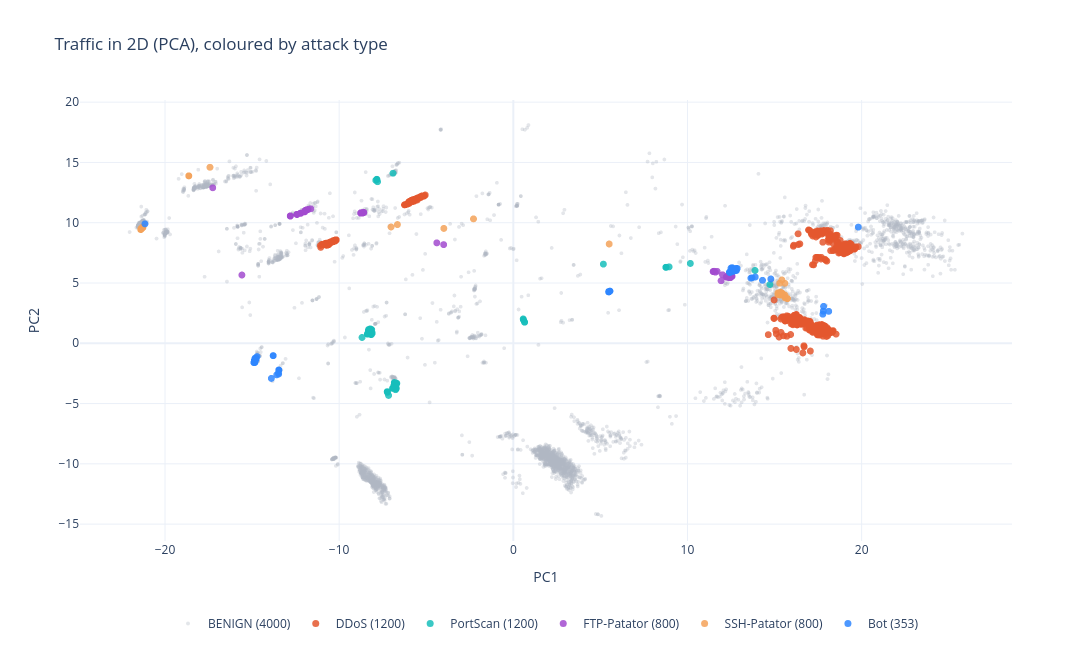

The code cell stored with this chart in its notebook:
### Code cell
viz = PCA(n_components=2, random_state=42).fit(X_train)

# take a fixed number from each class, otherwise the rare attacks
# get almost no points and you can't see them at all
rng = np.random.default_rng(42)
cap = {'BENIGN': 4000, 'DDoS': 1200, 'PortScan': 1200,
       'FTP-Patator': 800, 'SSH-Patator': 800, 'Bot': 800}

sub = []
for a in cap:
    w = np.where(attack_type == a)[0]
    if len(w) > 0:
        sub.append(rng.choice(w, size=min(cap[a], len(w)), replace=False))
sub = np.concatenate(sub)

Z = viz.transform(X_test[sub])

colors = {'BENIGN': '#B0B7C3', 'DDoS': '#E4572E', 'PortScan': '#17BEBB',
          'FTP-Patator': '#A24BCF', 'SSH-Patator': '#F4A259', 'Bot': '#2E86FF'}

fig = go.Figure()
# benign first so the attacks get drawn on top of it
for a in ['BENIGN', 'DDoS', 'PortScan', 'FTP-Patator', 'SSH-Patator', 'Bot']:
    m = attack_type[sub] == a
    if m.sum() == 0:
        continue
    fig.add_trace(go.Scattergl(
        x=Z[m, 0], y=Z[m, 1], mode='markers',
        name="%s (%d)" % (a, m.sum()),
        marker=dict(size=4 if a == 'BENIGN' else 7,
                    color=colors[a],
                    opacity=0.35 if a == 'BENIGN' else 0.85,
                    line=dict(width=0)),
        customdata=s_te[sub][m],
        hovertemplate='PC1 %{x:.2f}<br>PC2 %{y:.2f}<br>score %{customdata:.4f}'
                      '<extra>' + a + '</extra>'))

fig.update_layout(title='Traffic in 2D (PCA), coloured by attack type',
                  xaxis_title='PC1', yaxis_title='PC2',
                  width=1250, height=650, template='plotly_white',
                  legend=dict(orientation='h', yanchor='bottom', y=-0.22,
                              xanchor='center', x=0.5))
fig.show()
fig.write_html('pca_scatter_interactive.html', include_plotlyjs='cdn')

### Figure 1 — Plotly figure (JSON) as saved in the notebook; plotly's stock layout.template omitted (floating-point values rounded to 4 significant figures; data arrays with more than 128 entries replaced by an {"elided": "..."} marker saying what was removed)
{"data": [{"customdata": {"elided": "4000 float values"}, "hovertemplate": "PC1 %{x:.2f}<br>PC2 %{y:.2f}<br>score %{customdata:.4f}<extra>BENIGN</extra>", "marker": {"color": "#B0B7C3", "line": {"width": 0}, "opacity": 0.35, "size": 4}, "mode": "markers", "name": "BENIGN (4000)", "type": "scattergl", "x": {"elided": "4000 float values"}, "y": {"elided": "4000 float values"}}, {"customdata": {"elided": "1200 float values"}, "hovertemplate": "PC1 %{x:.2f}<br>PC2 %{y:.2f}<br>score %{customdata:.4f}<extra>DDoS</extra>", "marker": {"color": "#E4572E", "line": {"width": 0}, "opacity": 0.85, "size": 7}, "mode": "markers", "name": "DDoS (1200)", "type": "scattergl", "x": {"elided": "1200 float values"}, "y": {"elided": "1200 float values"}}, {"customdata": {"elided": "1200 float values"}, "hovertemplate": "PC1 %{x:.2f}<br>PC2 %{y:.2f}<br>score %{customdata:.4f}<extra>PortScan</extra>", "marker": {"color": "#17BEBB", "line": {"width": 0}, "opacity": 0.85, "size": 7}, "mode": "markers", "name": "PortScan (1200)", "type": "scattergl", "x": {"elided": "1200 float values"}, "y": {"elided": "1200 float values"}}, {"customdata": {"elided": "800 float values"}, "hovertemplate": "PC1 %{x:.2f}<br>PC2 %{y:.2f}<br>score %{customdata:.4f}<extra>FTP-Patator</extra>", "marker": {"color": "#A24BCF", "line": {"width": 0}, "opacity": 0.85, "size": 7}, "mode": "markers", "name": "FTP-Patator (800)", "type": "scattergl", "x": {"elided": "800 float values"}, "y": {"elided": "800 float values"}}, {"customdata": {"elided": "800 float values"}, "hovertemplate": "PC1 %{x:.2f}<br>PC2 %{y:.2f}<br>score %{customdata:.4f}<extra>SSH-Patator</extra>", "marker": {"color": "#F4A259", "line": {"width": 0}, "opacity": 0.85, "size": 7}, "mode": "markers", "name": "SSH-Patator (800)", "type": "scattergl", "x": {"elided": "800 float values"}, "y": {"elided": "800 float values"}}, {"customdata": {"elided": "353 float values"}, "hovertemplate": "PC1 %{x:.2f}<br>PC2 %{y:.2f}<br>score %{customdata:.4f}<extra>Bot</extra>", "marker": {"color": "#2E86FF", "line": {"width": 0}, "opacity": 0.85, "size": 7}, "mode": "markers", "name": "Bot (353)", "type": "scattergl", "x": {"elided": "353 float values"}, "y": {"elided": "353 float values"}}], "layout": {"height": 650, "legend": {"orientation": "h", "x": 0.5, "xanchor": "center", "y": -0.22, "yanchor": "bottom"}, "title": {"text": "Traffic in 2D (PCA), coloured by attack type"}, "width": 1250, "xaxis": {"title": {"text": "PC1"}}, "yaxis": {"title": {"text": "PC2"}}}}
